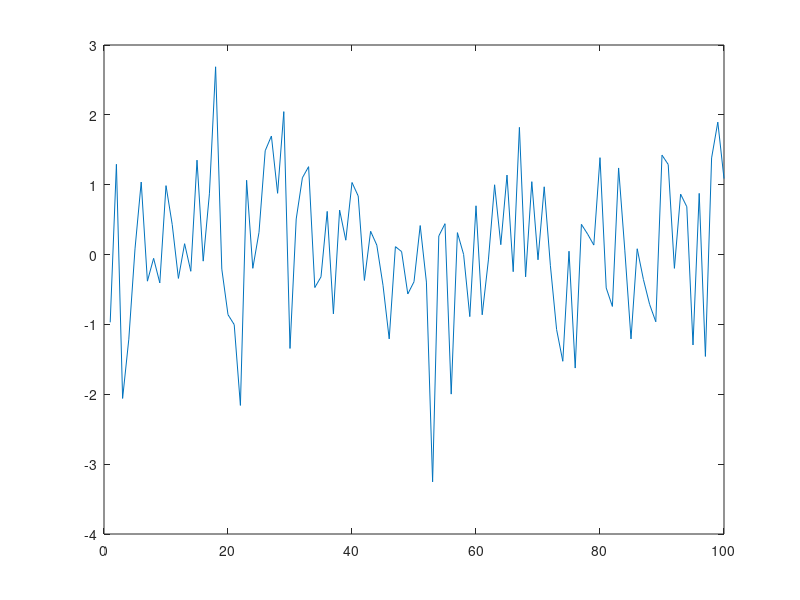

The MATLAB source for this figure: (Note: this script raises an error after producing the figure.)
% FitzHugh-Nagum demo for calcium imaging of spike trains

clear variables
close all

% Choose basic settings for simulations
n_t = 1e2;
deltat = 1e-1;         % 10Hz sampling rate
f_fname = @f_FitzHughNagumo;
g_fname = @g_Id;

u       = 0e0*(randn(1,n_t)>2);
u = randn(1,n_t);
figure,plot(u)

% Build options structure for temporal integration of SDE
inF.dt     = deltat;
inF.a           = 0.5;
inG.ind         = 1;
options.inF     = inF;
options.inG     = inG;
options.decim   = 10;


% Parameters of the simulation
alpha   = Inf;
sigma   = Inf;
theta   = [1;0;0*randn(3,1)];
phi     = [];

% Build time series of hidden states and observations
x0 = [0;0.8];
[y,x,x0,eta,e] = simulateNLSS(n_t,f_fname,g_fname,theta,phi,u,alpha,sigma,options,x0);

% display time series of hidden states and observations
displaySimulations(y,x,eta,e)
% disp('--paused--')
% pause

% Build priors for model inversion
priors.muX0 = 0*ones(2,1);
priors.SigmaX0 = 1e0*eye(2);
priors.muTheta = theta;%0.*ones(5,1);
priors.SigmaTheta = 1e0*eye(5);
priors.SigmaTheta(2,2) = 0;
priors.a_alpha      = 1e0;
priors.b_alpha      = 1e0;
priors.a_sigma      = 1e0;
priors.b_sigma      = 1e0;
for t = 1:n_t
    dq              = 1e4*ones(2,1);
    dq(1)           = 1;
    priors.iQx{t}   = diag(dq);
end
options.priors = priors;

dim.n_theta         = 5;
dim.n_phi           = 0;
dim.n               = 2;


% Call inversion routine
[posterior,out] = VBA_NLStateSpaceModel(y,[],f_fname,g_fname,dim,options);


%------------ Display results ------------------%
displayResults(posterior,out,y,x,x0,theta,phi,alpha,sigma)

